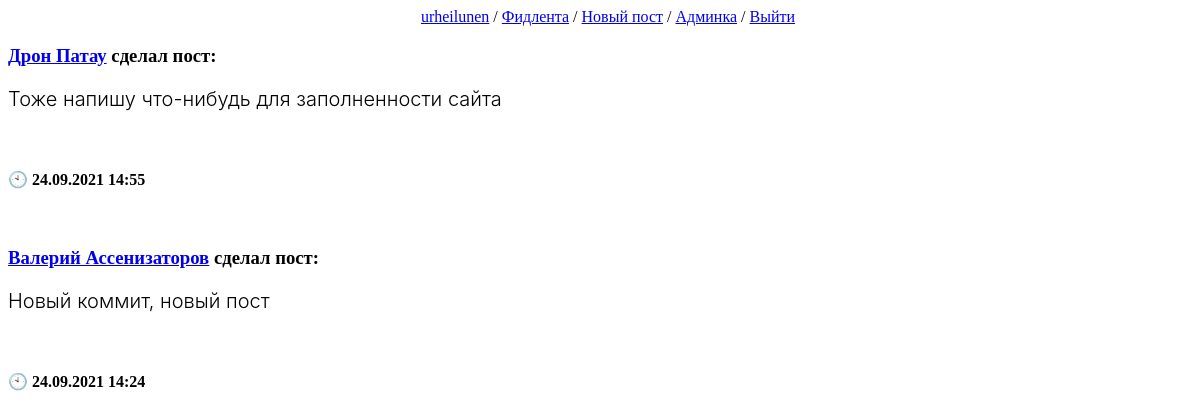
The app's page / (signed in), older data.
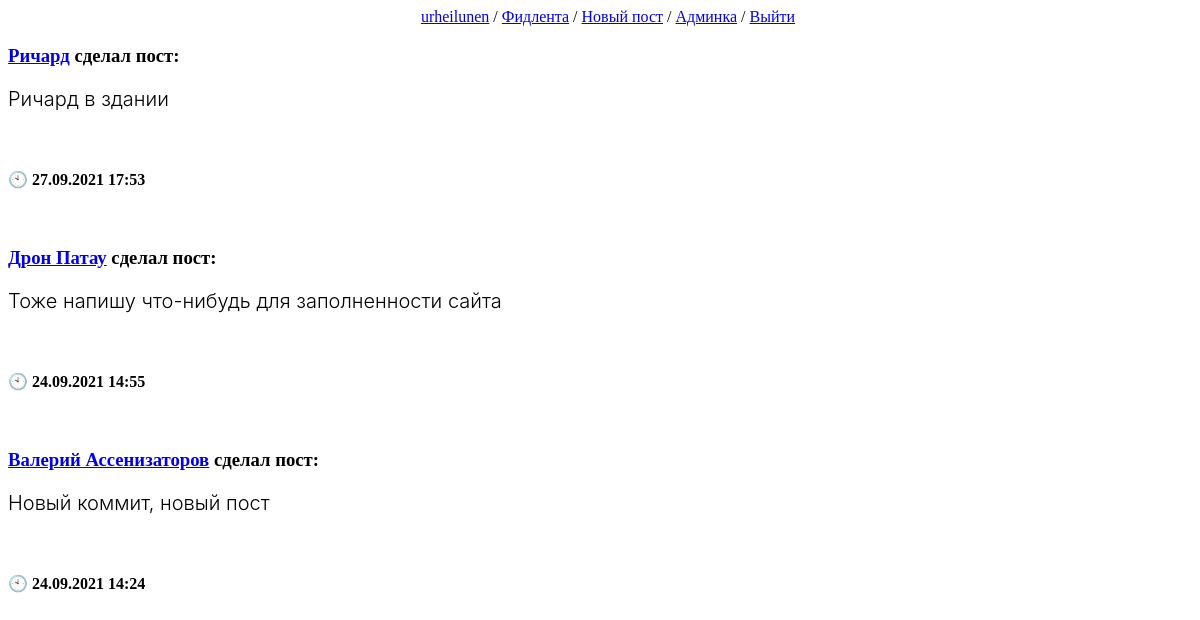
The same page, newer data.
### bling/models.py (models this page shows, shortened)
class BlingPost(models.Model):
    text = models.TextField(null=True, blank=True, verbose_name='Текст')
    images = models.ForeignKey('BlingImage', on_delete=models.SET_NULL, null=True, blank=True, verbose_name='Изображения')
    author = models.ForeignKey(User, on_delete=models.CASCADE, related_name='posts', verbose_name='Автор', null=True)
    created_on = models.DateTimeField(auto_now_add=True, verbose_name='Дата публикации')
    likes_amount = models.IntegerField(default=0)
    comments_amount = models.IntegerField(default=0)
    class Meta:
        verbose_name = 'Пост'
        verbose_name_plural = 'Посты'
        ordering = ['-created_on']

class Profile(models.Model):
    user = models.OneToOneField(User, on_delete=models.CASCADE)
    born_on = models.DateField(null=True, blank=True, verbose_name='Дата рождения')
    subscribers = models.ManyToManyField(User, blank=True, default=None, verbose_name='Подписчики', related_name='Подписчик')
    friends = models.ManyToManyField(User, blank=True, default=None, verbose_name='Друзья', related_name='Друг')
    profile_image = models.OneToOneField('BlingImage', default=None, null=True, blank=True, verbose_name='Ава', on_delete=models.SET_NULL)
    def __str__(self):
        if self.user.first_name or self.user.last_name:
            return self.user.first_name + ' ' + self.user.last_name
        else:
            return self.user.username
    class Meta:
        verbose_name = 'Профиль'
        verbose_name_plural = 'Профили'

### bling/views.py (the view)
# urls.py: path('', index, name='home'),
@login_required()
def index(request):
    if request.method == 'GET':
        blingposts = BlingPost.objects.all()
        context = {'blingposts': blingposts}
        return render(request, 'bling/index.html', context)

### bling/templates/bling/index.html (shortened to what this page needs)
{% extends "layout/basic.html" %}
{% block content %}
{% if user.is_authenticated %}
    {% if blingposts.0 %}
        {% for blingpost in blingposts %}
            <div class="post">
                <h3><a href="{% url 'user_profile' blingpost.author.username %}">{{ blingpost.author.profile }}</a> сделал пост:</h3>
                <p>{{ blingpost.text }}</p><br>
                <h4 class="PostDate">🕙 {{ blingpost.created_on|date:"d.m.Y H:i" }}</h4>
            </div><br>
        {% endfor %}
    {% else %}
        <p align="center">Тут пока нет постов...</p>
    {% endif %}
{% endif %}
{% endblock %}

Row changes from the older to the newer data that the page shows:
added BlingPost: author.profile "Ричард", text "Ричард в здании", created_on "27.09.2021 17:53"
